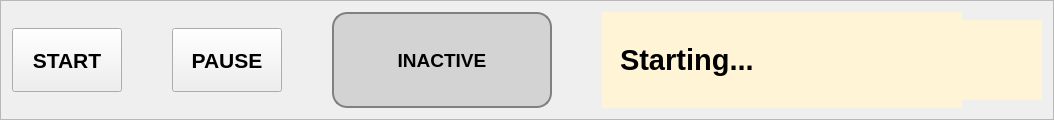
     <widget class="QFrame" name="controlFrame">
      <property name="frameShape">
       <enum>QFrame::StyledPanel</enum>
      </property>
      <layout class="QHBoxLayout" name="controlLayout">
       <property name="spacing">
        <number>50</number>
       </property>
       <item>
        <widget class="QPushButton" name="btn_run">
         <property name="minimumSize">
          <size>
           <width>110</width>
           <height>64</height>
          </size>
         </property>
         <property name="font">
          <font>
           <pointsize>16</pointsize>
           <weight>75</weight>
           <bold>true</bold>
          </font>
         </property>
         <property name="text">
          <string>START</string>
         </property>
        </widget>
       </item>
       <item>
        <widget class="QPushButton" name="btn_pause">
         <property name="minimumSize">
          <size>
           <width>110</width>
           <height>64</height>
          </size>
         </property>
         <property name="font">
          <font>
           <pointsize>16</pointsize>
           <weight>75</weight>
           <bold>true</bold>
          </font>
         </property>
         <property name="text">
          <string>PAUSE</string>
         </property>
        </widget>
       </item>
       <item>
        <widget class="QPushButton" name="btn_activate">
         <property name="sizePolicy">
          <sizepolicy hsizetype="Preferred" vsizetype="Expanding">
           <horstretch>0</horstretch>
           <verstretch>1</verstretch>
          </sizepolicy>
         </property>
         <property name="minimumSize">
          <size>
           <width>220</width>
           <height>96</height>
          </size>
         </property>
         <property name="font">
          <font>
           <pointsize>14</pointsize>
           <weight>75</weight>
           <bold>true</bold>
          </font>
         </property>
         <property name="styleSheet">
          <string notr="true">QPushButton {
    background-color: lightgray;
    border: 2px solid gray;
    border-radius: 15px;
    padding: 5px;
}
QPushButton:checked {
    background-color: rgba(0, 51, 102, 1);
    color: white;
}
</string>
         </property>
         <property name="text">
          <string>INACTIVE</string>
         </property>
         <property name="checkable">
          <bool>true</bool>
         </property>
        </widget>
       </item>
       <item>
        <layout class="QHBoxLayout" name="statusSpinnerLayout">
         <property name="spacing">
          <number>0</number>
         </property>
        <item>
         <widget class="QLabel" name="lbl_status_message">
          <property name="sizePolicy">
           <sizepolicy hsizetype="Expanding" vsizetype="Preferred">
            <horstretch>1</horstretch>
            <verstretch>0</verstretch>
           </sizepolicy>
          </property>
          <property name="minimumSize">
           <size>
            <width>360</width>
            <height>64</height>
           </size>
          </property>
          <property name="font">
           <font>
            <pointsize>22</pointsize>
            <weight>75</weight>
            <bold>true</bold>
           </font>
          </property>
          <property name="styleSheet">
           <string notr="true">background: #fff5d6; padding: 10px;</string>
          </property>
          <property name="text">
           <string>Starting...</string>
          </property>
          <property name="wordWrap">
           <bool>true</bool>
          </property>
         </widget>
        </item>
        <item>
         <widget class="QLabel" name="lbl_busy_spinner">
          <property name="minimumSize">
           <size>
            <width>80</width>
            <height>80</height>
           </size>
          </property>
          <property name="maximumSize">
           <size>
            <width>80</width>
            <height>80</height>
           </size>
          </property>
          <property name="alignment">
           <set>Qt::AlignCenter</set>
          </property>
          <property name="styleSheet">
           <string notr="true">background: #fff5d6;</string>
          </property>
          <property name="text">
           <string />
          </property>
         </widget>
        </item>
        </layout>
       </item>
      </layout>
     </widget>
